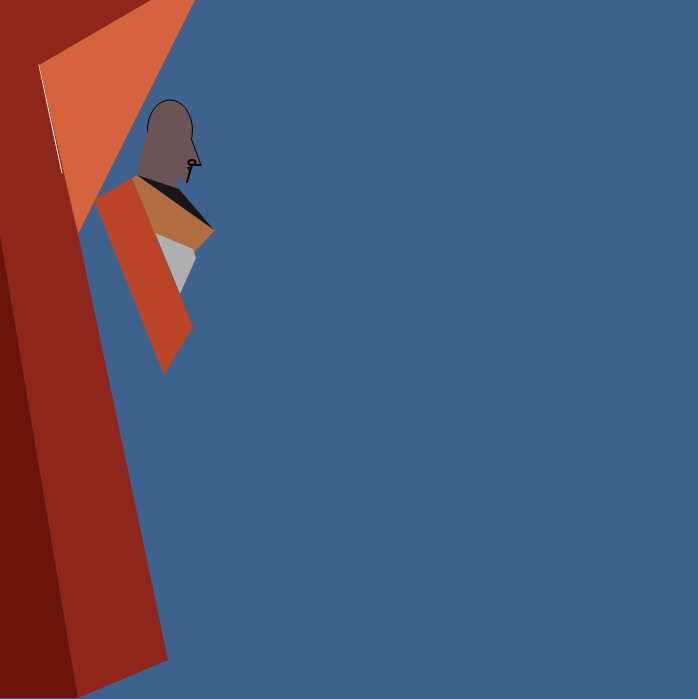
Frame 1 (no input)
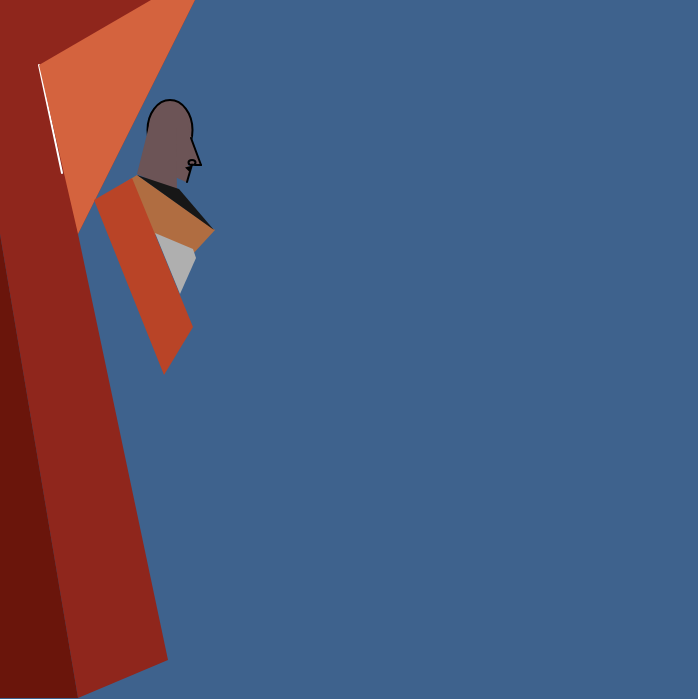
Frame 60 (no input)
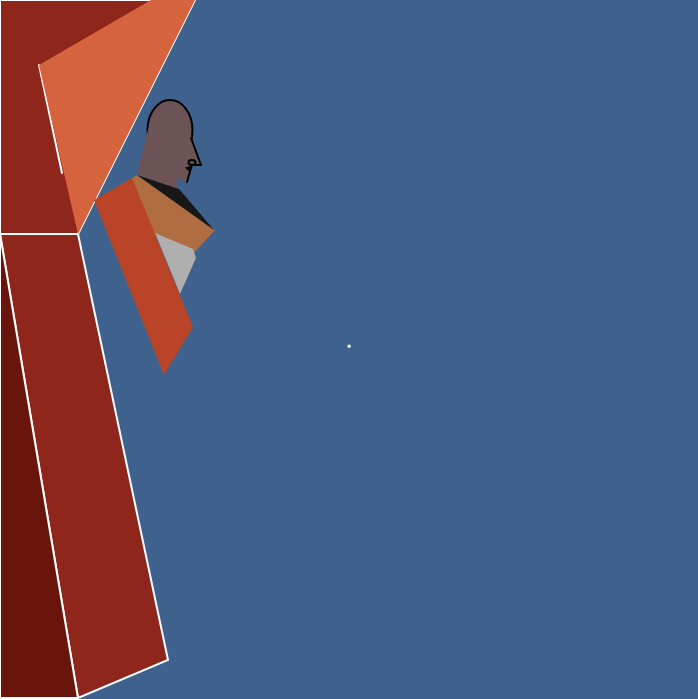
Frame 120 (the mouse pressed at the canvas centre since frame 60)

The p5.js sketch that drew these frames (run headless with seeded random() and noise() and a simulated clock; from frame 60 on, the mouse is pressed at the canvas centre):

// p5.js sketch
// ── sketch.js

/*This is a recreation of les Demoiselles d'Avignon */
var particles = [];

function setup() {
  createCanvas(698,699);
  noStroke();
}

function mousePressed(){
  var p = new Particle(mouseX, mouseY);
  particles.push(p);
}

function draw() {
  background(62, 98, 141);
  
  for(var i = particles.length-1; i >= 0; i--){
    particles[i].update();
    particles[i].display();
  }

  
//curtains
  //burnt orange- dark
    fill(143, 38, 28);
    quad(0, 0, 195, 0, 78, 234, 0, 234);
    quad(0, 234, 78, 234, 168, 660, 78, 698);
    fill(106, 21, 11);
    triangle(0,234, 78, 698, 0, 698);
  
  //curtain creases
    stroke(255);
    line(39, 65, 62, 173)
    noStroke();
    fill(212, 99, 62);
    quad(39, 65, 151, 0, 195, 0, 78, 234, 39, 65);

 /*
 
(1.) This is the first body from the left.
Each element is individually hardcoded and commented.

*/

//forehead
  stroke(0);
  fill(108, 84, 86);
  ellipse(170,130, 45, 60);
  noStroke();
  
//chin + jawline
  quad(146, 149, 192, 167, 186, 182, 153, 167);
  
//fill in face
  rect(171, 133, 16, 33);
  
//mouth
  stroke(0);
  triangle(190, 167.3, 187, 168, 189, 170);
  noStroke();
  
//nose
  triangle(187, 124, 187, 165, 201, 165);
  
    //nose details
    stroke(0)
    line(191, 138, 201, 165);
    strokeWeight(2);
    line(195, 165, 201, 165);
     //nostril
    ellipse(192, 162.5, 7, 5);
    line(192, 164.5, 187, 182);
  

//neck
  noStroke();
  quad(177, 192, 137, 174, 149, 126, 176, 126);
  
//shoulder
  fill(176, 109, 65);
  quad(137, 175, 97, 200, 191, 256, 215, 230);
  
 //breatplates+ribs
    fill(175);
  quad(196, 258, 193, 249, 155, 233, 180, 294);
  fill(23);
  quad(137, 175, 214, 230, 179, 189, 137, 175);
    //back-shoulder
    fill(185, 68, 39);
  quad(132, 178, 193, 327, 164, 375, 94, 200);
  noStroke();
 
}
// ── particle.js
function Particle(x, y){
  this.x = x;
  this.y = y;
  this.col = color(255);
  this.diameter = 1.5;
  
  this.display = function(){
    stroke(255);
    fill(255);
    ellipse(this.x, this.y, this.diameter, this.diameter);
  }
    
  
  this.update = function() {
    this.x = this.x + random(-1, 1);
    this.y = this.y + random(-1, 1);
    this.lifespan--;
  };
  
   
  this.isFinished = function() {
    if(this.lifespan < 0 ){
      return true;
    } else {
      return false;
    }
  };
}
